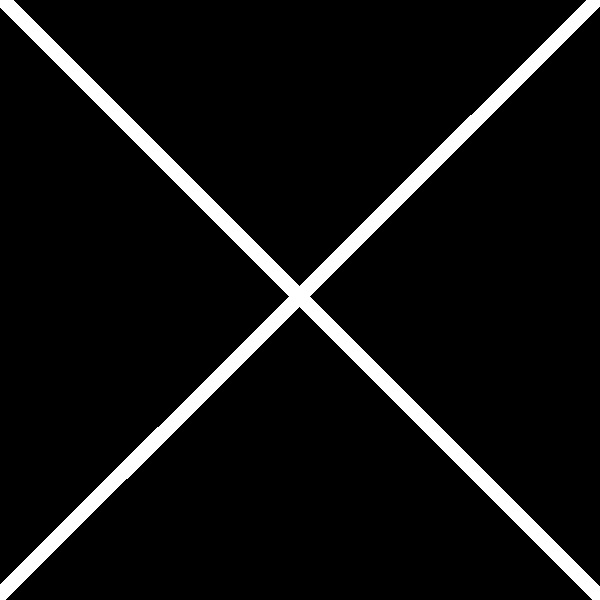
%> input picture HW2/img-gallery/Cross.jpg, 600 x 600 px
$ octave part1.m   (GNU Octave 9; MATLAB toolbox functions it lacks are replaced by stand-ins)
%> lines starting %> are read from the running program, lines starting %| are printed output that depends on the picture
%% a
% Step1: Create a 512¡Á512 pixel image.
size_of_image = 512;
img = zeros(size_of_image, size_of_image, 1);

% Step2: Assume that X and Y are the coordinates of pixels in the above image. Calculate the value of each pixel using the following equation:

for i = 1: size_of_image
    for j = 1:size_of_image
        img(i, j) = sin(0.2*i) + sin(0.3*i) + cos(0.4*i) + sin(sqrt(i*i+j*j)*0.15) + sin(sqrt(i*i+j*j)*0.35);
    end
end

figure
subplot(2, 2, 1);
imshow(img)
title("img");

% Step3: Compute the Discrete Fourier Transform of this image.
Y_1 = fft2(img);
Y_2 =fftshift(Y_1);
magnitude = abs(Y_2);
phase = angle(Y_2);

subplot(2, 2, 2);
imshow(log(magnitude),[]);
title("log magnitude");

subplot(2, 2, 3);
imshow(unwrap(phase), []);
title("phase");

Y = Y_1*sqrt(2);
X = ifft2(Y);

subplot(2, 2, 4);
imshow(X);
title("img with 2 times multitude");
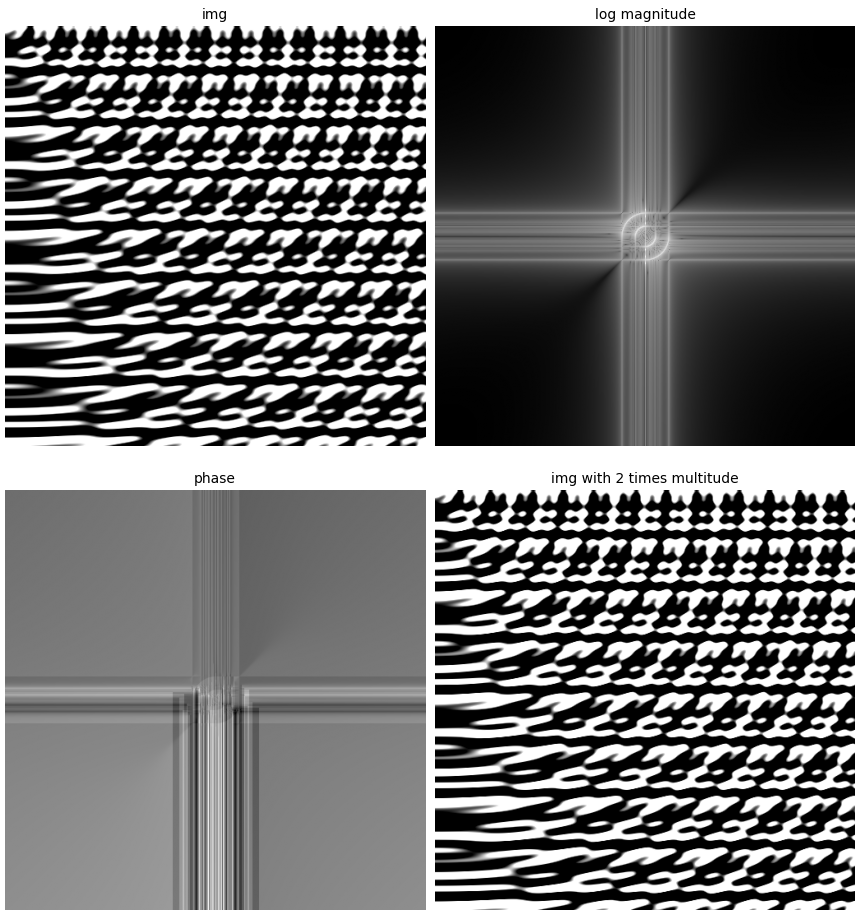
%> figure redrawn from the program's plot data, 4 panels
pause

%% b Show the Discrete Fourier Transform of the following image and explain the pattern in the result in your pdf file.
cross = rgb2gray(im2double(imread("./img-gallery/Cross.jpg")));
%> cross: size 600x600 double; min 0, max 1, mean 0.0684
figure
subplot(1, 3, 1);
imshow(cross);
title("cross");

Y = fft2(cross);
Y = fftshift(Y);
magnitude = abs(Y);
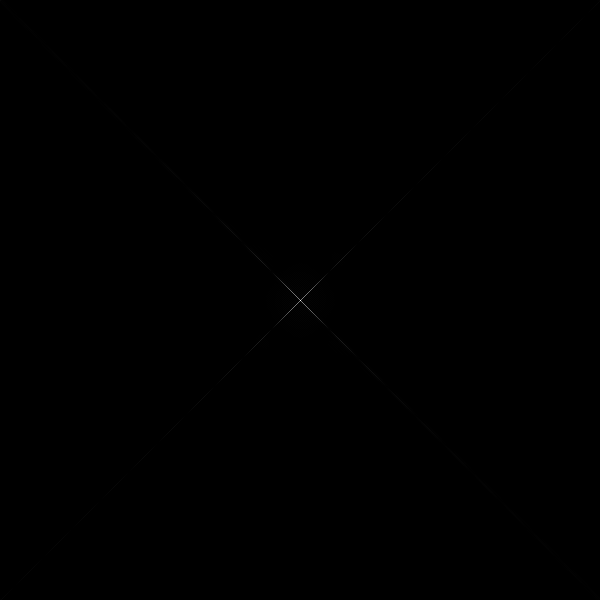
%> magnitude: size 600x600 double; min 0.00457, max 24629.1, mean 12.5; drawn with min black and max white
phase = angle(Y);
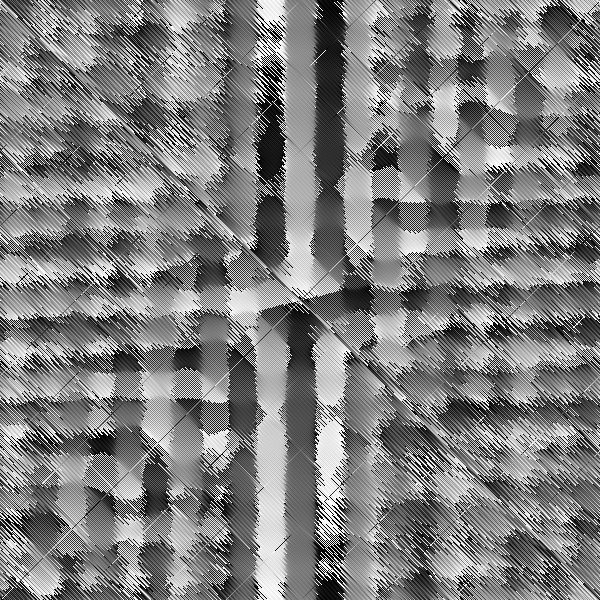
%> phase: size 600x600 double; min -3.14, max 3.14, mean 1.75e-05; drawn with min black and max white
subplot(1, 3, 2);
imshow(log(magnitude), []);
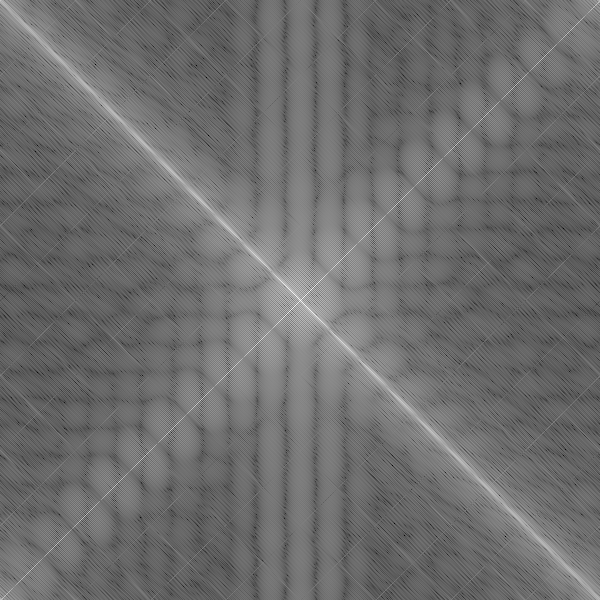
%> displayed picture: size 600x600, on the screen's scale of 0 to 255; min 0, max 255, mean 109.8
title("magnitude");
subplot(1, 3, 3);
imshow(unwrap(phase), []);
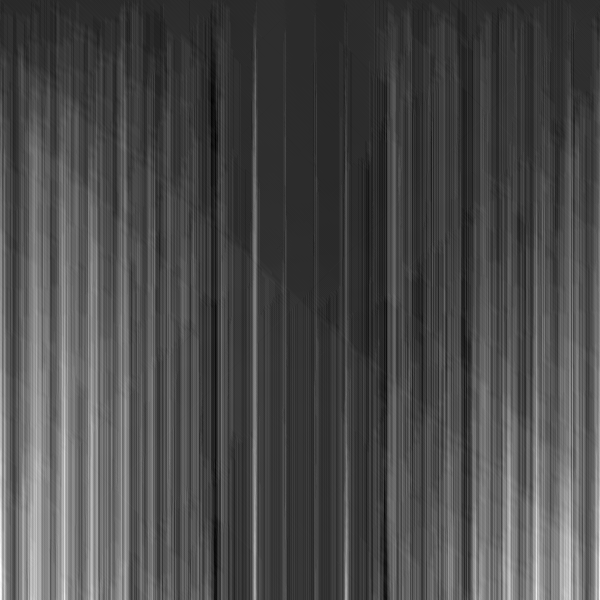
%> displayed picture: size 600x600, on the screen's scale of 0 to 255; min 0, max 255, mean 73.7
title("phase");
pause
